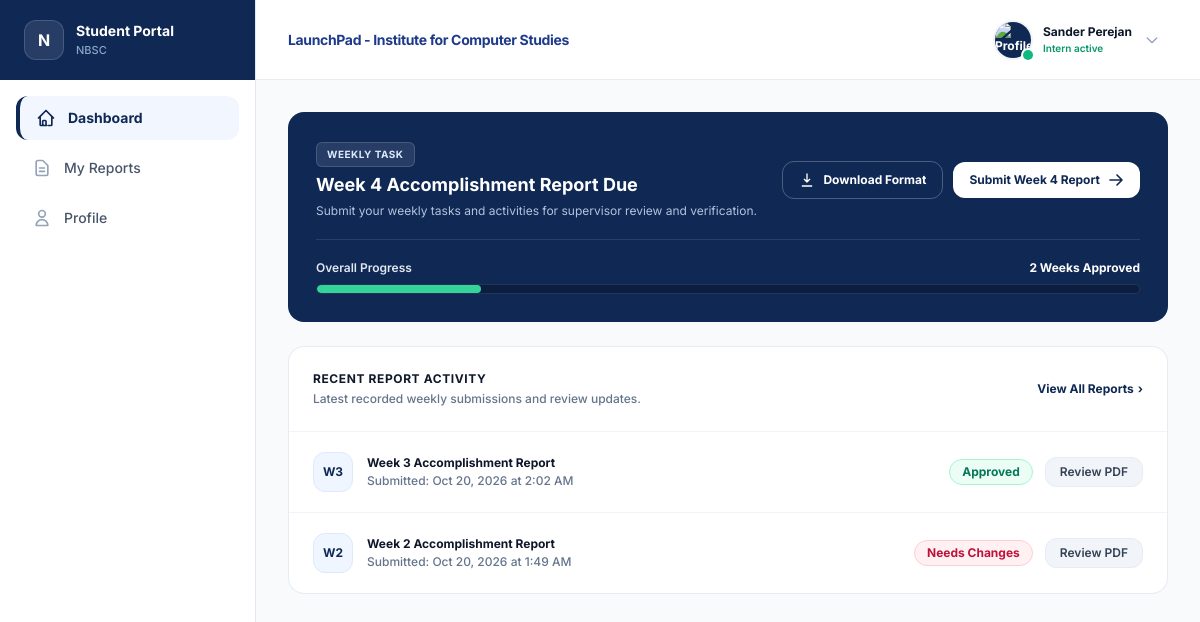
Screenshot of /dashboard.php (signed in) with the database file from the repository.
### tables this page shows
CREATE TABLE `reports` (
  `id` int(11) NOT NULL,
  `student_id` int(11) NOT NULL,
  `week_number` int(11) NOT NULL,
  `file_path` text NOT NULL,
  `previous_file_path` text DEFAULT NULL,
  `ocr_activities` text DEFAULT NULL,
  `supervisor_remarks` text DEFAULT NULL,
  `revision_requested_at` datetime DEFAULT NULL,
  `status` enum('pending','approved','rejected') NOT NULL DEFAULT 'pending',
  `is_late` tinyint(1) NOT NULL DEFAULT 0,
  `deadline_date` date DEFAULT NULL,
  `submitted_at` datetime DEFAULT current_timestamp(),
  `approved_at` datetime DEFAULT NULL,
  `updated_at` datetime DEFAULT current_timestamp() ON UPDATE current_timestamp(),
  `entities_extracted_at` datetime DEFAULT NULL,
  `entities_dictionary_version` varchar(64) DEFAULT NULL,
  `entities_extraction_started_at` datetime DEFAULT NULL,
  `entities_extraction_error` varchar(255) DEFAULT NULL
);

### dashboard.php (called while the page is built, shortened)
<?php
require_once __DIR__ . '/config/db.php';
$userId = (int)$_SESSION['user_id'];
$stmtStudent = $pdo->prepare("
    SELECT
        s.*,
        u.name AS student_name,
        e.id AS evaluation_id,
        e.final_score
    FROM students s
    JOIN users u ON s.user_id = u.id
    LEFT JOIN evaluations e ON e.student_id = s.id
    WHERE s.user_id = ?
    LIMIT 1
");
$stmtStudent->execute([$userId]);
$student = $stmtStudent->fetch(PDO::FETCH_ASSOC);
$studentId = (int)$student['id'];
$stmtReports = $pdo->prepare("
    SELECT * FROM reports
    WHERE student_id = ?
    ORDER BY week_number ASC
");
$stmtReports->execute([$studentId]);
$reports = $stmtReports->fetchAll(PDO::FETCH_ASSOC) ?: [];
$totalSubmitted = count($reports);
$totalApproved  = 0;
$totalPending   = 0;
$submittedWeeks = [];
foreach ($reports as $r) {
    $submittedWeeks[] = (int)$r['week_number'];
    $status = strtolower($r['status']);
    if ($status === 'approved') {
        $totalApproved++;
    } elseif ($status === 'pending') {
        $totalPending++;
    }
}
$nextWeek = 1;
while (in_array($nextWeek, $submittedWeeks)) {
    $nextWeek++;
}
$targetWeeks = max(10, $nextWeek - 1, $totalSubmitted);
$progressPercentage = ($targetWeeks > 0) ? min(100, round(($totalApproved / $targetWeeks) * 100)) : 0;
$recentReports = array_slice(array_reverse($reports), 0, 2);
require_once __DIR__ . '/src/pages/student/dashboardPage.php';

### src/pages/student/dashboardPage.php (the view, shortened to what this page needs)
<?php
$isEvaluated = !empty($student['evaluation_id']);
$isRequested = !empty($student['completion_requested']) && !$isEvaluated;
$isAssigned  = !empty($student['company_id']);
?>
<!DOCTYPE html>
<html lang="en">
<head>
    <script src="https://cdn.tailwindcss.com"></script>
    <link
        rel="stylesheet"
        href="/ICS-PORTAL/public/css/style.css"
    >
</head>
<body class="bg-[#F8FAFC] text-slate-800 antialiased">
<div class="flex min-h-screen">
    <?php include __DIR__ . '/../../components/sidebar.php'; ?>
    <div class="flex-1 flex flex-col min-w-0">
        <?php include __DIR__ . '/../../components/header.php'; ?>
        <main
            class="p-4 sm:p-6 lg:p-8 max-w-[1400px] w-full mx-auto space-y-6 flex-1"
        >
            <div
                class="bg-[#0F2854] rounded-2xl p-6 sm:p-7 text-white shadow-xs space-y-5"
            >
                <div
                    class="flex flex-col md:flex-row justify-between items-start md:items-center gap-4"
                >
                    <div class="space-y-1">
                        <?php if ($isEvaluated): ?>
                            <span
                                class="inline-flex items-center gap-1.5 px-2.5 py-1 rounded-md text-[10px] font-bold uppercase tracking-wider bg-emerald-500/20 text-emerald-200 border border-emerald-400/30"
                            >
                                OJT Completed
                            </span>
                            <h1 class="text-base md:text-lg font-bold leading-tight">
                                Internship Finished &amp; Submitted
                            </h1>
                            <p class="text-xs text-blue-100/80 mt-1">
                                Your supervisor has signed and forwarded your final evaluation to the OJT Coordinator.
                            </p>
                        <?php else: ?>
                            <span
                                class="inline-flex items-center gap-1.5 px-2.5 py-1 rounded-md text-[10px] font-bold uppercase tracking-wider bg-white/10 text-blue-100 border border-white/15"
                            >
                                Weekly Task
                            </span>
                            <h1 class="text-base md:text-lg font-bold leading-tight">
                                Week <?= htmlspecialchars($nextWeek ?? '1'); ?> Accomplishment Report Due
                            </h1>
                            <p class="text-xs text-blue-100/80 mt-1">
                                Submit your weekly tasks and activities for supervisor review and verification.
                            </p>
                        <?php endif; ?>
                    </div>
                    <?php if (!$isEvaluated && !$isRequested): ?>
                        <div class="flex flex-wrap items-center gap-2.5">
                            <a
                                href="/ICS-PORTAL/public/files/ICS-WAR-TEMPLATE.docx"
                                download="ICS-WAR-TEMPLATE.docx"
                                class="shrink-0 w-full sm:w-auto justify-center px-4 py-2.5 bg-transparent hover:bg-white/10 text-white font-bold rounded-xl text-xs transition-colors border border-white/25 inline-flex items-center gap-2"
                            >
                                <svg
                                    class="w-4 h-4"
                                    fill="none"
                                    stroke="currentColor"
                                    stroke-width="2"
                                    viewBox="0 0 24 24"
                                >
                                    <path
                                        stroke-linecap="round"
                                        stroke-linejoin="round"
                                        d="M12 3v12m0 0l-4-4m4 4l4-4M5 21h14"
                                    />
                                </svg>
                                <span>
                                    Download Format
                                </span>
                            </a>
                            <?php if ($isAssigned): ?>
                            <a
                                href="submit_report.php?week=<?= htmlspecialchars($nextWeek ?? '1'); ?>"
                                class="shrink-0 w-full sm:w-auto justify-center px-4 py-2.5 bg-white hover:bg-slate-100 text-[#0F2854] font-bold rounded-xl text-xs transition-colors shadow-sm inline-flex items-center gap-2"
                            >
                                <span>
                                    Submit Week <?= htmlspecialchars($nextWeek ?? '1'); ?> Report
                                </span>
                                <svg
                                    class="w-4 h-4"
                                    fill="none"
                                    stroke="currentColor"
                                    stroke-width="2.5"
                                    viewBox="0 0 24 24"
                                >
                                    <path
                                        stroke-linecap="round"
                                        stroke-linejoin="round"
                                        d="M13.5 4.5L21 12m0 0l-7.5 7.5M21 12H3"
                                    />
                                </svg>
                            </a>
                            <?php endif; ?>
                        </div>
                    <?php endif; ?>
                </div>
                <div class="pt-5 border-t border-white/10 space-y-2">
                    <div
                        class="flex justify-between items-center text-xs font-semibold text-slate-200"
                    >
                        <span>
                            Overall Progress
                        </span>
                       <span class="font-bold text-white">
                            <?= intval($totalApproved ?? 0); ?> <?= (intval($totalApproved) === 1) ? 'Week' : 'Weeks'; ?> Approved
                        </span>
                    </div>
                    <div
                        class="w-full h-2.5 bg-black/25 rounded-full overflow-hidden border border-white/10"
                    >
                        <div
                            class="bg-emerald-400 h-full rounded-full transition-all duration-500"
                            style="width: <?= min(100, intval($progressPercentage ?? 0)); ?>%"
                        ></div>
                    </div>
                </div>
            </div>
            <div
                class="bg-white rounded-2xl border border-slate-200/80 shadow-xs overflow-hidden"
            >
                <div
                    class="p-6 border-b border-slate-100 flex justify-between items-center gap-4"
                >
                    <div>
                        <h2
                            class="text-xs font-bold text-slate-900 tracking-wider uppercase"
                        >
                            Recent Report Activity
                        </h2>
                        <p
                            class="text-xs font-medium text-slate-500 mt-1"
                        >
                            Latest recorded weekly submissions and review updates.
                        </p>
                    </div>
                    <a
                        href="reports.php"
                        class="text-xs font-bold text-[#0F2854] hover:underline inline-flex items-center gap-1"
                    >
                        View All Reports
                        <span aria-hidden="true">
                            ›
                        </span>
                    </a>
                </div>
                <div class="divide-y divide-slate-100">
                    <?php if (empty($recentReports)): ?>
                        <div
                            class="py-12 text-center text-slate-500 text-xs italic"
                        >
                            No reports submitted yet. Click the submission button above to begin.
                        </div>
                    <?php else: ?>
                        <?php foreach ($recentReports as $r):
                            $status = strtolower($r['status'] ?? 'pending');
                            $filePath = $r['file_path'] ?? '';
                        ?>
                            <div
                                class="p-5 px-6 flex flex-col sm:flex-row sm:items-center justify-between gap-4 hover:bg-slate-50/70 transition-colors"
                            >
                                <div class="flex items-center gap-3.5">
                                  <div
                                        class="w-10 h-10 rounded-xl bg-blue-50 border border-blue-100 text-[#0F2854] font-bold text-xs flex items-center justify-center shrink-0"
                                 >
                                        W<?= htmlspecialchars($r['week_number'] ?? '—'); ?>
                                    </div>
                                    <div>
                                        <h4
                                            class="text-xs font-bold text-slate-900"
                                        >
                                            Week <?= htmlspecialchars($r['week_number'] ?? '—'); ?> Accomplishment Report
                                        </h4>
                                        <p
                                            class="text-xs font-medium text-slate-500 mt-0.5"
                                        >
                                            Submitted:
                                            <?= !empty($r['submitted_at'])
                                                ? date(
                                                    "M d, Y \\a\\t g:i A",
                                                    strtotime($r['submitted_at'])
                                                )
                                                : '—';
                                            ?>
                                        </p>
                                    </div>
                                </div>
                                <div
                                    class="flex items-center gap-3 self-end sm:self-center"
                                >
                                    <?php if ($status === 'approved'): ?>
                                        <span
                                            class="px-3 py-1 rounded-full bg-emerald-50 text-emerald-700 border border-emerald-200 text-xs font-bold"
                                        >
                                            Approved
                                        </span>
                                    <?php elseif ($status === 'rejected'): ?>
                                        <span
                                            class="px-3 py-1 rounded-full bg-rose-50 text-rose-700 border border-rose-200 text-xs font-bold"
                                        >
                                            Needs Changes
                                        </span>
                                    <?php endif; ?>
                                    <?php if (!empty($filePath)): ?>
                                        <a
                                            href="view_report.php?report_id=<?= urlencode((string)($r['id'] ?? $r['report_id'] ?? '')); ?>"
                                            data-ics-loading="Opening this report&hellip; This may take a moment."
                                            class="px-3.5 py-1.5 text-xs font-semibold text-slate-700 hover:text-[#0F2854] bg-slate-100 hover:bg-slate-200/80 rounded-xl border border-slate-200/70 transition-all"
                                        >
                                            Review PDF
                                        </a>
                                    <?php endif; ?>
                                </div>
                            </div>
                        <?php endforeach; ?>
                    <?php endif; ?>
                </div>
            </div>
        </main>
    </div>
</div>
</body>
</html>

### public/css/style.css (style rules this page uses)
html, body { font-family: 'Inter', system-ui, -apple-system, BlinkMacSystemFont, 'Segoe UI', Roboto, sans-serif !important; text-rendering: optimizeLegibility !important; -webkit-font-smoothing: subpixel-antialiased !important; -moz-osx-font-smoothing: auto !important; }

### src/pages/student/dashboardPage.php (style rules this page uses)
body { font-family: 'Inter', sans-serif; }

### rows the page displays
reports: week_number "3", submitted_at "Oct 20, 2026 at 2:02 AM", status "Approved"
reports: week_number "2", submitted_at "Oct 20, 2026 at 1:49 AM", status "Needs Changes"

### other values shown
$displayName "Sander Perejan"
$roleLabel "Intern active"
$nextWeek "4"
$totalApproved "2"
